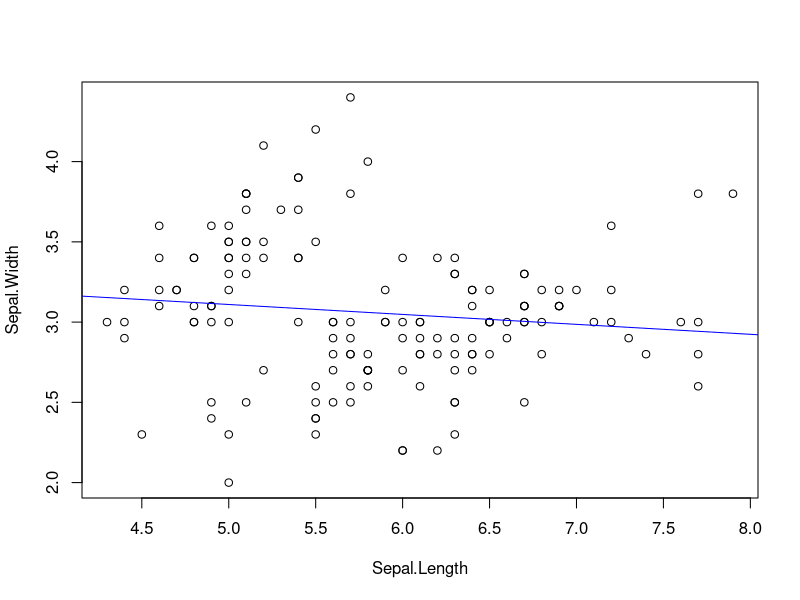
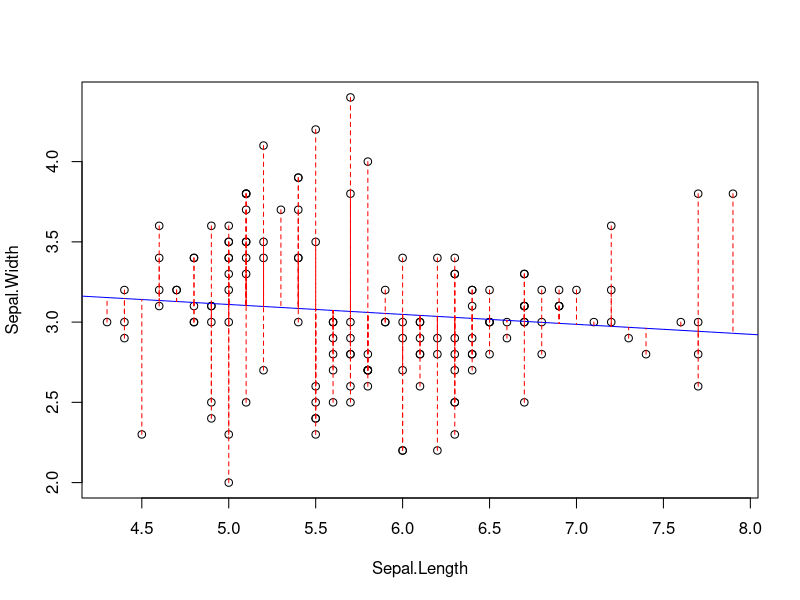
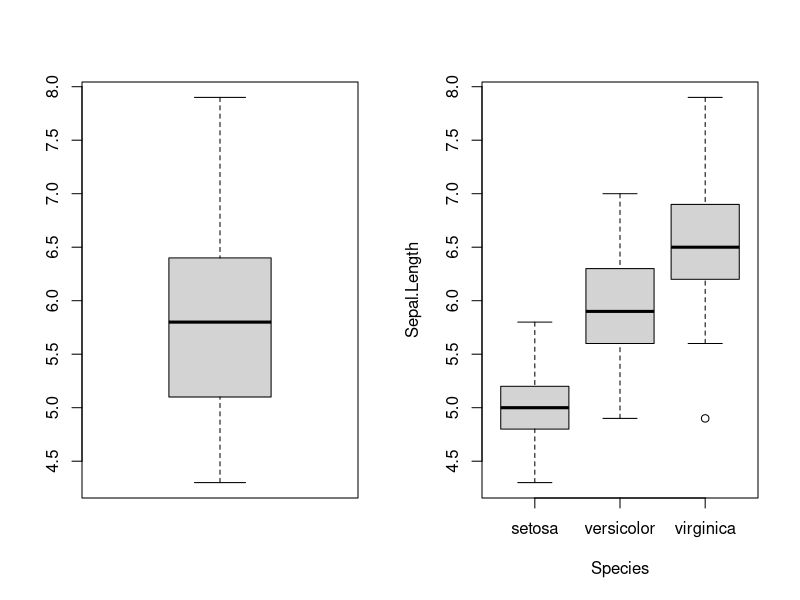
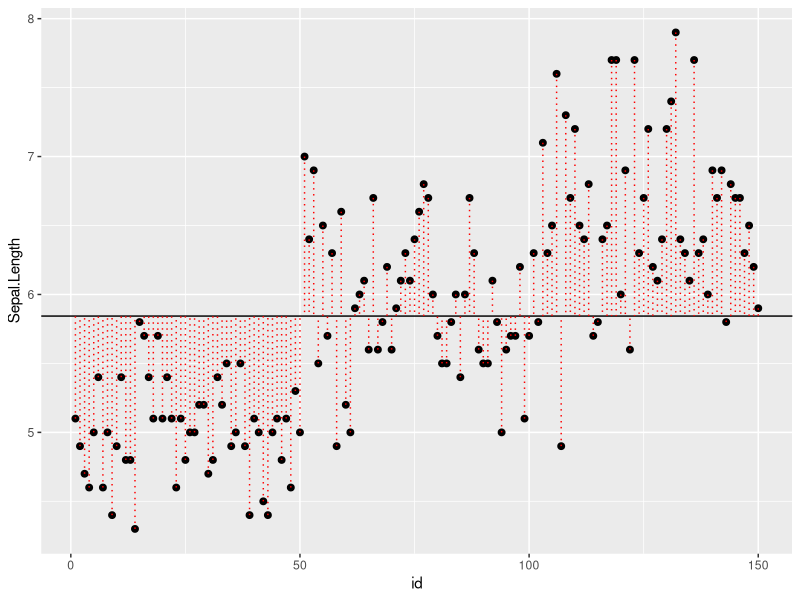
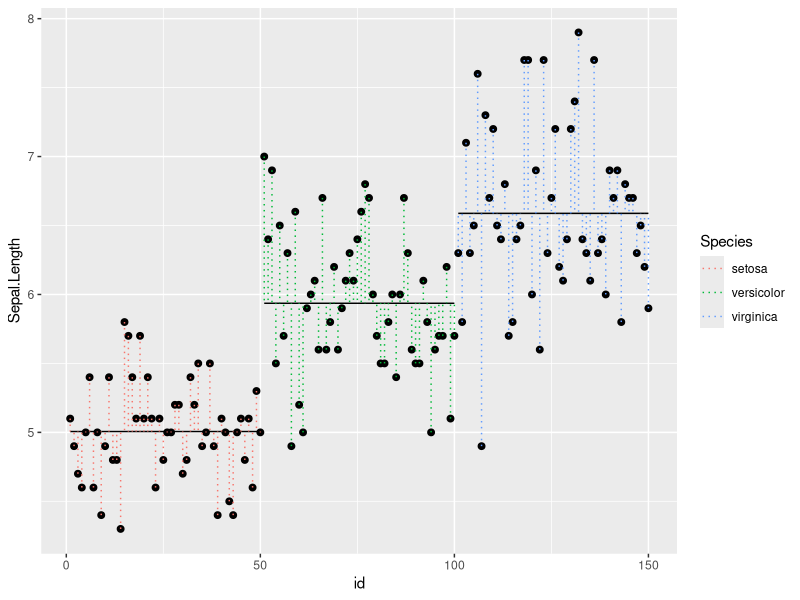
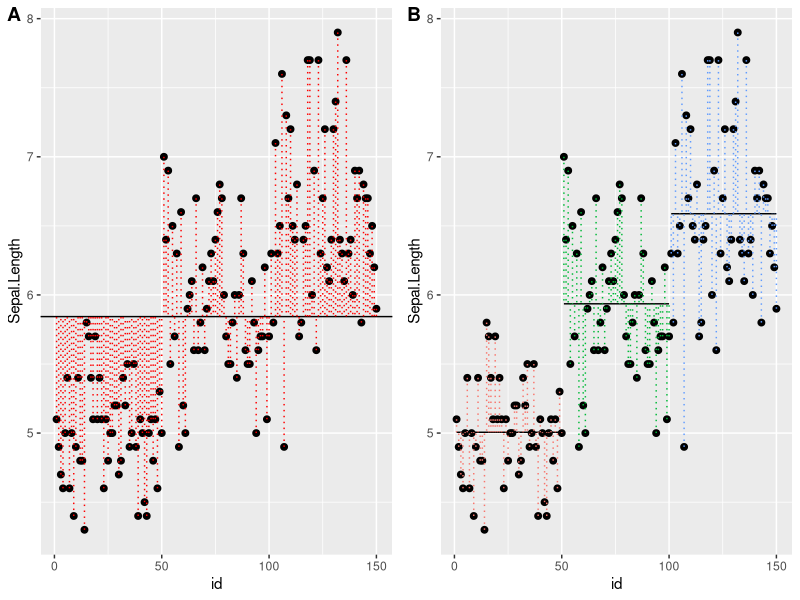

The R script that drew these images, in order:
## ---- chunk 1
with(iris, plot(Sepal.Width ~ Sepal.Length))
lm.fit <- with(iris, lm(Sepal.Width ~ Sepal.Length))
abline(lm.fit, col="blue")
## ---- chunk 2
lm.fit 
summary(lm.fit)
## ---- chunk 3
x <- iris$Sepal.Length
y <- iris$Sepal.Width
yhat <- predict(lm.fit)

with(iris, plot(Sepal.Width ~ Sepal.Length))
with(iris, abline(lm.fit, col="blue"))
for(i in 1:length(x))  lines(x[c(i,i)],c(y[i], yhat[i]), col="red", lty=2)
## ---- chunk 4
par(mfrow=c(1,2))
with(iris, boxplot(Sepal.Length))
with(iris, plot(Sepal.Length ~ Species))
## ---- chunk 5
#| warning: false
require(dplyr)
require(magrittr)
require(ggplot2)

dat <- cbind(iris, id = 1:length(iris$Species))
yhat <- mean(iris$Sepal.Length)  # grand mean of Sepal Length

p <- dat %>% ggplot(aes( x = id, y = Sepal.Length, group=Species)) 

q <- p + geom_point( size=2) + 
  geom_hline( aes(yintercept = mean(iris$Sepal.Length)) ) + 
  geom_segment( data=dat, aes( x = id, y = Sepal.Length, xend = id, yend = yhat), color="red", lty = 3)

q  
## ---- chunk 6
spmeans  <- dat %>% group_by(Species) %>% 
        summarise(
          sl = mean(Sepal.Length),
          n = length(Sepal.Length),
          minid = min(id),
          maxid = max(id)
        )

spmeans
## ---- chunk 7
dat <- merge(dat, spmeans)
head(dat)
dat[45:55,]
tail(dat)
## ---- chunk 8
r <- p + geom_point( size=2) + 
  geom_segment( data=spmeans, aes(x=minid, y = sl, xend=maxid, yend=sl, group=Species )) + 
  geom_segment( data=dat, aes( x = id, y = Sepal.Length, xend = id, yend = sl, color=Species), lty = 3) 

r  
## ---- chunk 9
require(cowplot)
plot_grid(
  q, 
  r + theme(legend.position="none"), 
  labels="AUTO")
## ---- chunk 10
lm.fit <- with(iris, lm(Sepal.Length ~ Species))
summary(lm.fit)
## ---- chunk 11
anova(lm.fit)
## ---- chunk 12
lm.fit <- with(iris, lm(Sepal.Width ~ Sepal.Length + Species))
summary(lm.fit)
